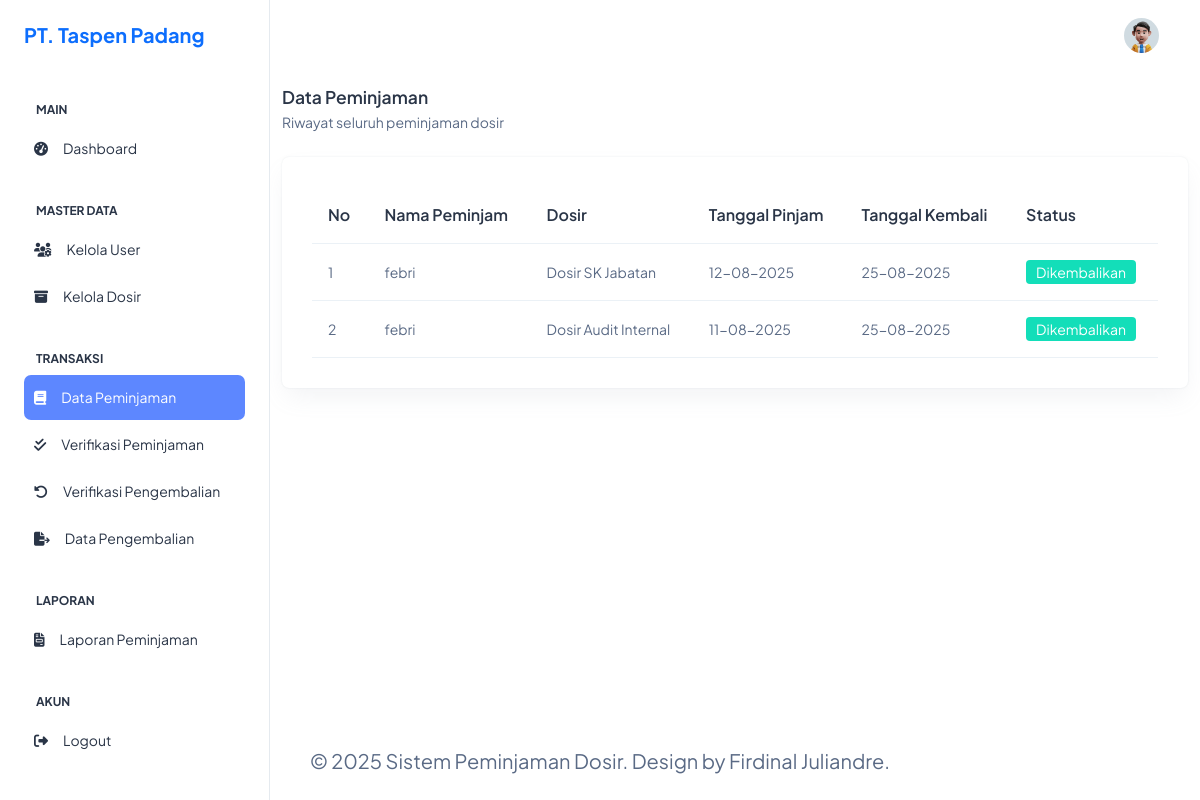
The app's page /admin/data-peminjaman.php (signed in) with its own data.
### tables this page shows
CREATE TABLE `peminjaman` (
  `id` int(11) NOT NULL,
  `id_user` int(11) NOT NULL,
  `id_dosir` int(11) NOT NULL,
  `tanggal_pinjam` date NOT NULL,
  `tanggal_kembali` date DEFAULT NULL,
  `status` enum('Menunggu Persetujuan','Disetujui','Ditolak','Dipinjam','Dikembalikan','Menunggu Pengembalian') NOT NULL DEFAULT 'Menunggu Persetujuan'
);

CREATE TABLE `users` (
  `id` int(11) NOT NULL,
  `nip` varchar(20) DEFAULT NULL,
  `email` varchar(255) NOT NULL,
  `password` varchar(255) NOT NULL,
  `role` enum('admin','peminjam','pimpinan') DEFAULT 'peminjam',
  `created_at` timestamp NOT NULL DEFAULT current_timestamp(),
  `nama` varchar(255) NOT NULL
);

CREATE TABLE `dosir` (
  `id` int(11) NOT NULL,
  `id_user` int(11) NOT NULL,
  `nama_dosir` varchar(255) NOT NULL,
  `deskripsi` text DEFAULT NULL,
  `file_pdf` varchar(255) DEFAULT NULL,
  `created_at` timestamp NOT NULL DEFAULT current_timestamp()
);

### admin/data-peminjaman.php (the view, shortened to what this page needs)
<?php
require_once '../koneksi.php';
require_once BASE_PATH . '/layouts/header.php';
require_once BASE_PATH . '/layouts/sidebar.php';
$query = mysqli_query($conn, "
  SELECT p.*, u.nama AS nama_user, d.nama_dosir
  FROM peminjaman p
  JOIN users u ON p.id_user = u.id
  JOIN dosir d ON p.id_dosir = d.id
  ORDER BY p.tanggal_pinjam DESC
");
?>
<?php include BASE_PATH . '/layouts/topbar.php'; ?>
<div class="main-content py-4">
    <div class="container">
        <br><br><br>
        <div class="d-flex justify-content-between align-items-center mb-4">
            <div>
                <h5 class="fw-semibold mb-1">Data Peminjaman</h5>
                <p class="text-muted mb-0">Riwayat seluruh peminjaman dosir</p>
            </div>
        </div>
        <div class="card">
            <div class="card-body">
                <div class="table-responsive">
                    <table class="table align-middle text-nowrap mb-0">
                        <thead class="text-dark fs-4">
                            <tr>
                                <th>No</th>
                                <th>Nama Peminjam</th>
                                <th>Dosir</th>
                                <th>Tanggal Pinjam</th>
                                <th>Tanggal Kembali</th>
                                <th>Status</th>
                            </tr>
                        </thead>
                        <tbody>
                            <?php $no = 1; while ($row = mysqli_fetch_assoc($query)) : ?>
                                <tr>
                                    <td><?= $no++ ?></td>
                                    <td><?= htmlspecialchars($row['nama_user']) ?></td>
                                    <td><?= htmlspecialchars($row['nama_dosir']) ?></td>
                                    <td><?= date('d-m-Y', strtotime($row['tanggal_pinjam'])) ?></td>
                                    <td><?= $row['tanggal_kembali'] ? date('d-m-Y', strtotime($row['tanggal_kembali'])) : '-' ?></td>
                                    <td>
                                        <span class="badge bg-<?= $row['status'] === 'Dipinjam' ? 'warning text-dark' : 'success' ?>">
                                            <?= $row['status'] ?>
                                        </span>
                                    </td>
                                </tr>
                            <?php endwhile; ?>
                        </tbody>
                    </table>
                </div>
            </div>
        </div>
    </div>
</div>
</div>
<?php include BASE_PATH . '/layouts/footer.php'; ?>

### layouts/header.php (style rules this page uses)
html, body { height: 100%; }

### records on screen
peminjaman: id_user.nama "febri", id_dosir.nama_dosir "Dosir SK Jabatan", tanggal_pinjam "12-08-2025", tanggal_kembali "25-08-2025", status "Dikembalikan"
peminjaman: id_user.nama "febri", id_dosir.nama_dosir "Dosir Audit Internal", tanggal_pinjam "11-08-2025", tanggal_kembali "25-08-2025", status "Dikembalikan"
